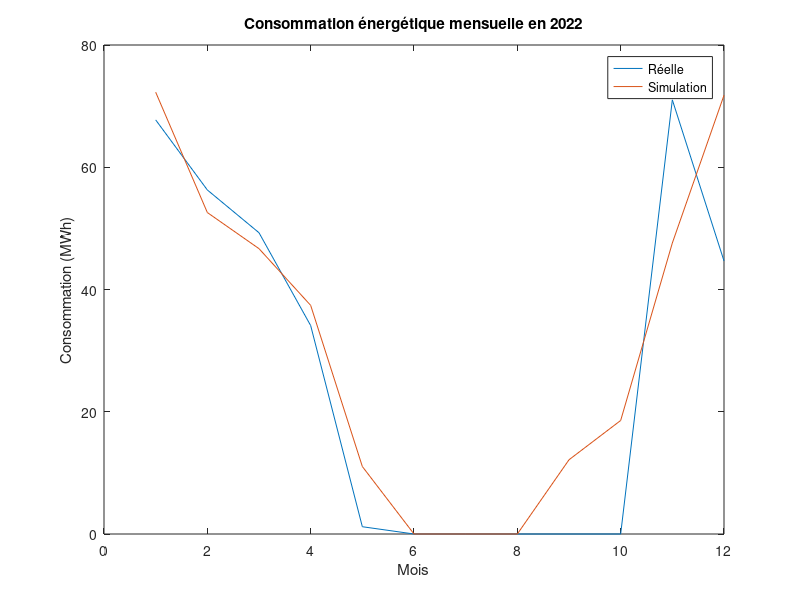

This chart was generated by the following MATLAB code:
close
clear
clc

U_murs1 = 0.38; % Coefficient de transmission thermique (W/m².K)
U_murs2 = 0.38;
U_vitres = 2.70;

A_fenetres = 137.72; % Surface des fenêtres (m²)
A_mur1 = 217.73;
A_mur2 = A_mur1;

U_tt = 0.79; % Ponts thermiques toiture terrases
U_pii = 0.99; % Ponts thermiques planchers intermédiaires intérieurs
U_pie = 0.07; % Ponts thermiques planchers intermédiaires extérieurs
U_amei = 0.03; % Ponts thermiques angles murs extérieurs intérieurs
U_amee = 0.015; % Ponts thermiques angles murs extérieurs extérieurs

V = 4.31; % débit d'air de la CTA (m^3/s)
rau = 1.2; % kg/m^3
cp = 1005; % J/(kg.dT)

T_ref = 20;
T_reelle = [5.6, 8.4, 10.7, 12.3, 17.8, 20.5, 23, 23.3, 17.5, 16.3, 10.2, 5.7]; % Température moyenne mensuelle

Q_murs1 = U_murs1*A_mur1*max(0,(T_ref-T_reelle));
Q_murs2 = U_murs2*A_mur2*max(0,(T_ref-T_reelle));
Q_fenetres = U_vitres*A_fenetres*max(0,(T_ref-T_reelle));

Q_ponts = 2*(48.06+23.03)*(U_tt+U_pii+U_pie+U_amei+U_amee)*max(0,(T_ref-T_reelle));

Q_CTA = V*rau*cp*max(0,(T_ref-T_reelle));

Q_total = Q_murs1+Q_murs2+Q_fenetres+Q_ponts+Q_CTA; % Puissance (W)

Q = Q_total/1000; % Puissance (kW)

heures = 24;
mois = [31, 28, 31, 30, 31, 30, 31, 31, 30, 31, 30, 31]; % Nombre de jours par mois
efficacite = 0.89; % Efficacité du système de chauffage

E_quotidienne = Q*heures;

E_mensuelle = E_quotidienne.*mois; % Energie (kWh)

E_mensuelle = E_mensuelle/efficacite;

E_mensuelle = E_mensuelle/1000; % Energie (MWh)

E_annuelle = sum(E_mensuelle);

chauffage_reel_2022 = 14.89/100*[455000, 378000, 331000, 229000, 8000, 0, 0, 0, 0, 0, 477000, 300000]; % kWh

E_reelle = chauffage_reel_2022/1000;

figure
plot(E_reelle)
hold on
plot(E_mensuelle)
xlabel('Mois')
ylabel('Consommation (MWh)')
legend('Réelle','Simulation')
title('Consommation énergétique mensuelle en 2022')
